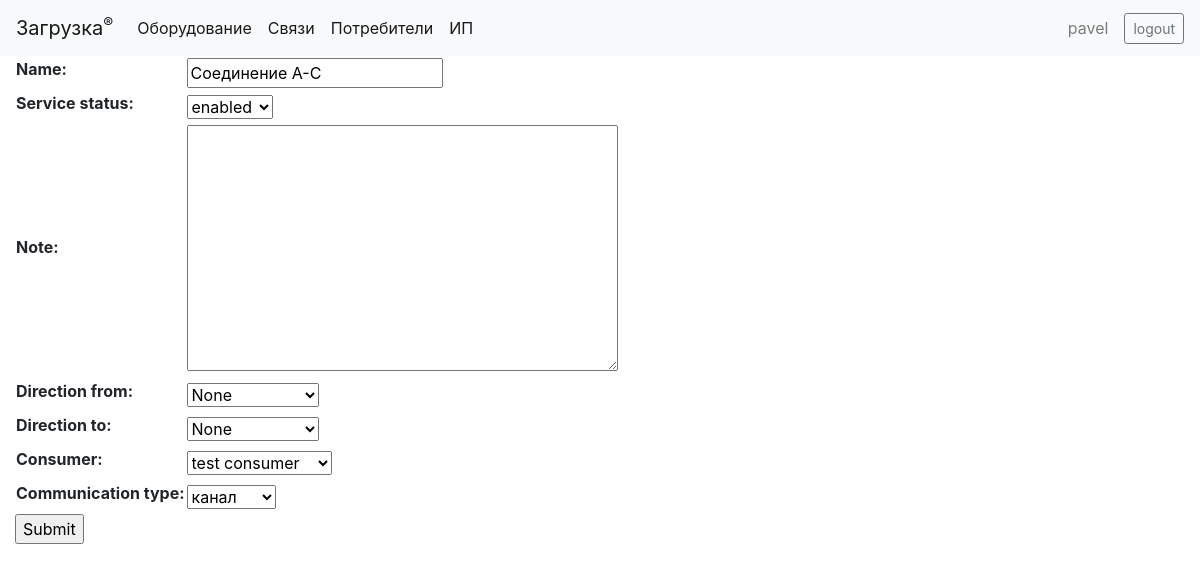
/register/communication/92/update?next=/register/communications/ (signed in), run on the app's committed database.
### register/models.py (models this page shows, shortened)
class Communication(models.Model):
    service_status_choices = [
        ('E', 'enabled'),
        ('D', 'disabled')
    ]
    name = models.CharField(max_length=150, null=False)
    service_status = models.CharField(max_length=1, choices=service_status_choices, default='E')
    create_date = models.DateTimeField(auto_now_add=True)
    note = models.TextField(null=True, blank=True)
    direction_from = models.ForeignKey(EndPoint, on_delete=models.RESTRICT, null=True, related_name='direction_from')
    direction_to = models.ForeignKey(EndPoint, on_delete=models.RESTRICT, null=True, related_name='direction_to')
    consumer = models.ForeignKey(Consumer, on_delete=models.RESTRICT, related_name='communications')
    communication_type = models.ForeignKey(InterfaceType, null=True, on_delete=models.SET_NULL, related_name='communications')
    class Meta:
        unique_together = ('name', 'direction_from', 'direction_to', 'consumer', 'communication_type')

class EndPoint(models.Model):
    code = models.CharField(max_length=100, unique=True)
    name = models.CharField(max_length=100, null=True, blank=True)
    note = models.TextField(null=True, blank=True)
    def __str__(self):
        return f"{self.name}"

class Consumer(models.Model):
    name = models.CharField(max_length=100, unique=True)
    telephone = models.TextField(max_length=1000, null=True, blank=True)
    note = models.TextField(null=True, blank=True)
    def __str__(self):
        return f"{self.name}"

### register/views.py (the view, shortened to what this page needs)
# urls.py: path('communication/<pk>/update', views.CommunicationUpdateView.as_view(), name='communication_update'),
class CommunicationUpdateView(generic.edit.UpdateView):
    model = Communication
    fields = "__all__"

### register/models.py (called while the page is built)
    def __str__(self):
        return f"{self.type}"

### register/templates/register/communication_form.html (shortened to what this page needs)
{% extends "base_generic.html" %}
{% block content %}
<form action="" method="post">
    <table>
    {{ form.as_table }}
    </table>
    <input type="submit" value="Submit" />
</form>
{% endblock %}

### register/templates/base_generic.html (shortened to what this page needs)
<!DOCTYPE html>
<html lang="en">
    <head>
        <link rel="stylesheet"
              href="https://cdn.jsdelivr.net/npm/bootstrap@4.1.3/dist/css/bootstrap.min.css"
>
        <link rel="stylesheet" href="https://cdnjs.cloudflare.com/ajax/libs/font-awesome/4.7.0/css/font-awesome.min.css">
        {% load static %}
        <link rel="stylesheet" href="{% static 'css/styles.css' %}">
    </head>
    <body>
        <nav class="navbar navbar-expand-lg navbar-light bg-light sticky-top">
            <a class="navbar-brand" href="{% url 'index' %}">Загрузка<sup>&reg;</sup></a>
            <div class="collapse navbar-collapse" id="navbarNav">
                <ul class="navbar-nav mr-auto">
                    <li class="nav-item active">
                        <a class="nav-link" href="{% url 'equipments' %}" aria-current="page">Оборудование<span class="sr-only">(current)</span></a>
                    </li>
                    <li class="nav-item active">
                        <a class="nav-link" href="{% url 'communications' %}" aria-current="page">Связи</a>
                    </li>
                    <li class="nav-item active">
                        <a class="nav-link" href="{% url 'consumers' %}">Потребители</a>
                    </li>
                    <li class="nav-item active">
                        <a class="nav-link" href="{% url 'endpoints' %}">ИП</a>
                    </li>
                </ul>
                {% if user.is_authenticated %}
                    <span class="navbar-text px-3">
                        {{ user.get_username }}
                    </span>
                    <a class="btn btn-sm btn-outline-secondary" href="{% url 'logout' %}?next={{request.path}}">logout</a>
                {% else %}
                    <a class="btn btn-sm btn-outline-secondary" href="{% url 'login' %}?next={{request.path}}">login</a>
                {% endif %}
            </div>
        </nav>
        <div class="container-fluid">
            <div class="row" id="div-row">
                <div class="col" id="div-right">
                    {% if user.is_authenticated %}
                        {% block content %}
                        {% endblock %}
                    {% else %}
                        <p>Please, login!</p>
                        {% block login %}{% endblock %}
                    {% endif %}
                </div>
            </div>
        </div>
    </body>
</html>

### data on the page
Communication: name "Соединение А-C", service_status "enabled", direction_from "None", direction_to "None", consumer "test consumer", communication_type "канал"

### other printed values
{{ user.get_username }} "pavel"
